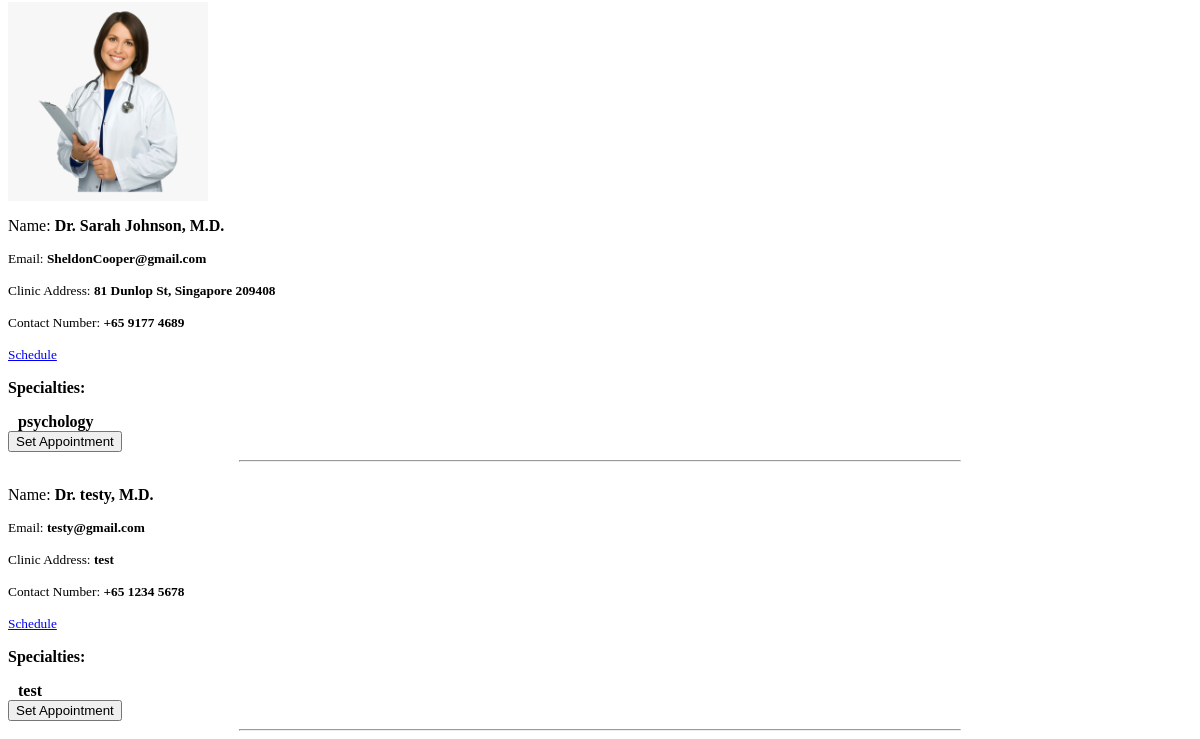
Page /doctors.php (lower part) on the earlier database version.
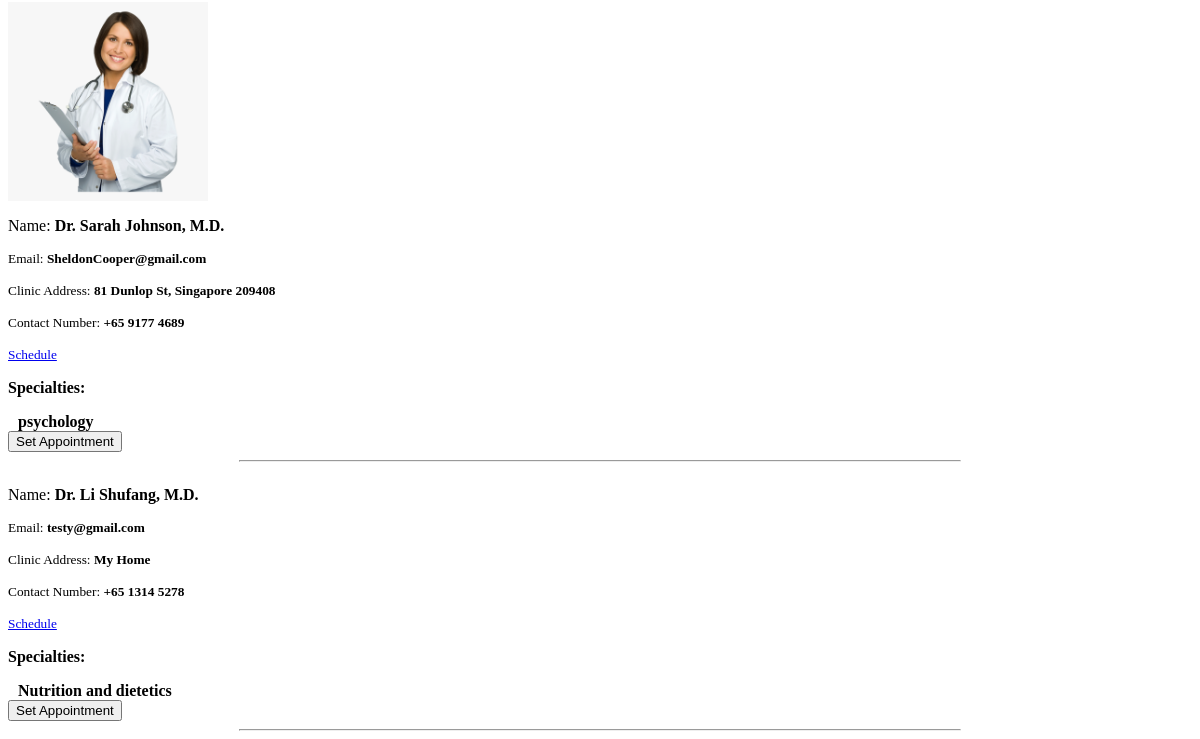
Same page on the later database version.
### tables this page shows
CREATE TABLE `doctors_list` (
  `id` int(30) NOT NULL,
  `name` text NOT NULL,
  `name_pref` varchar(100) NOT NULL,
  `clinic_address` text NOT NULL,
  `contact` text NOT NULL,
  `email` text NOT NULL,
  `specialty_ids` text NOT NULL,
  `img_path` text NOT NULL,
  `date_created` datetime NOT NULL DEFAULT current_timestamp()
);

### doctors.php (the view, shortened to what this page needs)
<?php
include 'admin/db_connect.php';
$special = $conn->query("SELECT * FROM medical_specialty");
$ms_arr = array();
while ($row = $special->fetch_assoc()) {
    $ms_arr[$row['id']] = $row['name'];
}
?>
<section class="page-section" id="doctors" >
    <div class="container">
        <div class="card">
            <div class="card-body">
                <div class="col-lg-12">
                    <?php
                    $where = "";
                    $cats = $conn->query("SELECT * FROM doctors_list " . $where . " order by id asc");
                    while ($row = $cats->fetch_assoc()):
                        ?>
                        <div class="row align-items-center">
                            <div class="col-md-3">
                                <img src="assets/img/<?php echo $row['img_path'] ?>" alt="">
                            </div>
                            <div class="col-md-6">
                                <p>Name: <b><?php echo "Dr. " . $row['name'] . ', ' . $row['name_pref'] ?></b></p>
                                <p><small>Email: <b><?php echo $row['email'] ?></b></small></p>
                                <p><small>Clinic Address: <b><?php echo $row['clinic_address'] ?></b></small></p>
                                <p><small>Contact Number: <b><?php echo $row['contact'] ?></b></small></p>
                                <p><small><a href="javascript:void(0)" class="view_schedule" data-id="<?php echo $row['id'] ?>" data-name="<?php echo "Dr. " . $row['name'] . ', ' . $row['name_pref'] ?>"><i class='fa fa-calendar'></i> Schedule</a></b></small></p>
                                <p><b>Specialties:</b></p>
                                <div>
                                    <?php if (!empty($row['specialty_ids'])): ?>
                                        <?php
                                        foreach (explode(",", str_replace(array("[", "]"), "", $row['specialty_ids'])) as $k => $val):
                                            ?>
                                            <span class="badge badge-light" style="padding: 10px"><large><b><?php echo $ms_arr[$val] ?></b></large></span>
                                        <?php endforeach; ?>
                                    <?php endif; ?>
                                </div>
                            </div>
                            <div class="col-md-3 text-center align-self-end-sm">
                                <button class="btn-outline-primary  btn  mb-4 set_appointment" type="button" data-id="<?php echo $row['id'] ?>"  data-name="<?php echo "Dr. " . $row['name'] . ', ' . $row['name_pref'] ?>">Set Appointment</button>
                            </div>
                        </div>
                        <hr class="divider" style="max-width: 60vw">
                    <?php endwhile; ?>
                </div>
            </div>
        </div>
    </div>
</section>

Differences in the rows shown:
changed doctors_list "testy@gmail.com": name "testy" → "Li Shufang"; clinic_address "test" → "My Home"; contact "+65 1234 5678" → "+65 1314 5278"; specialty_ids "test" → "Nutrition and dietetics"
